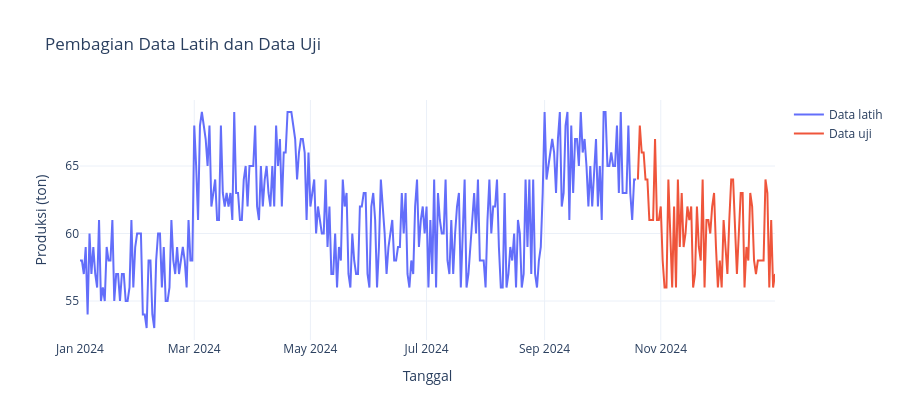

Notebook source saved alongside this figure:
### Markdown cell above
## 2. Pembagian Data Latih dan Data Uji
Data dibagi **berurutan menurut waktu** (tidak diacak) karena peramalan selalu memakai data masa lalu untuk menebak masa depan.
Model dibangun dari data latih, lalu dipakai untuk meramal periode data uji. Hasil ramalan itu dibandingkan dengan nilai aktual untuk menghitung akurasi.

### Code cell
n_latih = int(round(N * RASIO_LATIH))
n_uji = N - n_latih
latih, uji = x[:n_latih], x[n_latih:]
tgl_latih, tgl_uji = df.tanggal.iloc[:n_latih], df.tanggal.iloc[n_latih:]

display(pd.DataFrame({
    'Jumlah hari': [n_latih, n_uji, N],
    'Tanggal awal': [tgl_latih.iloc[0].date(), tgl_uji.iloc[0].date(), df.tanggal.iloc[0].date()],
    'Tanggal akhir': [tgl_latih.iloc[-1].date(), tgl_uji.iloc[-1].date(), df.tanggal.iloc[-1].date()],
    'Persentase': [f'{n_latih / N:.1%}', f'{n_uji / N:.1%}', '100%'],
}, index=['Data latih', 'Data uji', 'Total']))

fig = go.Figure()
fig.add_scatter(x=tgl_latih, y=latih, name='Data latih', mode='lines')
fig.add_scatter(x=tgl_uji, y=uji, name='Data uji', mode='lines')
fig.update_layout(title='Pembagian Data Latih dan Data Uji', xaxis_title='Tanggal', yaxis_title='Produksi (ton)',
                  hovermode='x unified', height=420)
fig.show()
